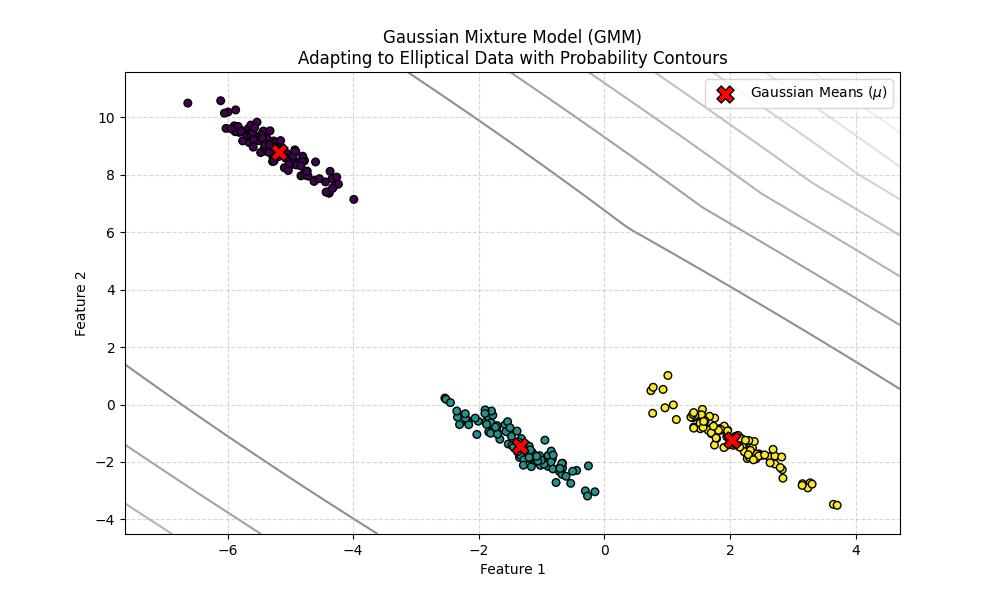

Python code for this plot:
import numpy as np
import matplotlib.pyplot as plt
from sklearn.mixture import GaussianMixture
from sklearn.datasets import make_blobs
# Gaussian Mixture Models (GMM)
def plot_gmm_ellipses(X,y_true):

    # 2. Stretch the blobs to make them elliptical
    # We use a transformation matrix to warp the standard X, Y coordinates
    transformation = [[0.6, -0.6], [-0.4, 0.8]]
    X_stretched = np.dot(X, transformation)
    
    # 3. Fit the Gaussian Mixture Model
    # 'full' covariance allows each cluster to have its own unique elliptical shape
    gmm = GaussianMixture(n_components=3, covariance_type='full', random_state=42)
    labels = gmm.fit_predict(X_stretched)
    
    # 4. Setup the Plot
    plt.figure(figsize=(10, 6))
    
    # Scatter the points colored by their GMM assigned cluster
    plt.scatter(X_stretched[:, 0], X_stretched[:, 1], c=labels, cmap='viridis', 
                s=30, edgecolor='k', zorder=2)
    
    # 5. Draw the Probability Density Contours (The Gaussian "Bells")
    # Create a grid of points covering the plot area
    x_min, x_max = X_stretched[:, 0].min() - 1, X_stretched[:, 0].max() + 1
    y_min, y_max = X_stretched[:, 1].min() - 1, X_stretched[:, 1].max() + 1
    xx, yy = np.meshgrid(np.linspace(x_min, x_max, 100),
                         np.linspace(y_min, y_max, 100))
    
    # Evaluate the GMM model on every point in the grid
    Z = gmm.score_samples(np.c_[xx.ravel(), yy.ravel()])
    Z = Z.reshape(xx.shape)
    
    # Draw contour lines to represent the 2D Gaussian distributions
    plt.contour(xx, yy, Z, levels=np.linspace(Z.min(), Z.max(), 10), 
                cmap='Greys', alpha=0.5, zorder=1)
    
    # Plot the centers (Means)
    centers = gmm.means_
    plt.scatter(centers[:, 0], centers[:, 1], c='red', marker='X', s=150, 
                edgecolor='k', label='Gaussian Means ($\mu$)', zorder=3)
    
    plt.title("Gaussian Mixture Model (GMM)\nAdapting to Elliptical Data with Probability Contours")
    plt.xlabel("Feature 1")
    plt.ylabel("Feature 2")
    plt.legend()
    plt.grid(True, linestyle='--', alpha=0.5)
    plt.savefig('clustering/gmm_cluster.jpg')
def plot_with_colors(X,y_true):
    # 1. Generate standard spherical blobs


    # 2. Stretch the blobs to make them elliptical
    transformation = [[0.6, -0.6], [-0.4, 0.8]]
    X_stretched = np.dot(X, transformation)

    # 3. Fit the Gaussian Mixture Model
    gmm = GaussianMixture(n_components=3, covariance_type='full', random_state=42)
    labels = gmm.fit_predict(X_stretched)

    # 4. Visualize
    fig, ax = plt.subplots(figsize=(14, 6))
    cmap = plt.cm.get_cmap('tab10')

    for label in np.unique(labels):
        mask = labels == label
        ax.scatter(X_stretched[mask, 0], X_stretched[mask, 1],
                c=[cmap(label)], s=30, alpha=0.8, label=f'Cluster {label}')

    ax.set_title('GMM Clustering on Stretched Blobs')
    ax.set_xlabel('X')
    ax.set_ylabel('Y')
    ax.legend()
    plt.tight_layout()
    plt.savefig('gmm.jpg')
    plt.savefig('clustering/gmm_color.jpg')

np.random.seed(42)
X, y_true = make_blobs(n_samples=300, centers=3, cluster_std=0.8, random_state=42)
# Run the visualization
plot_gmm_ellipses(X,y_true)


plot_with_colors(X,y_true)
